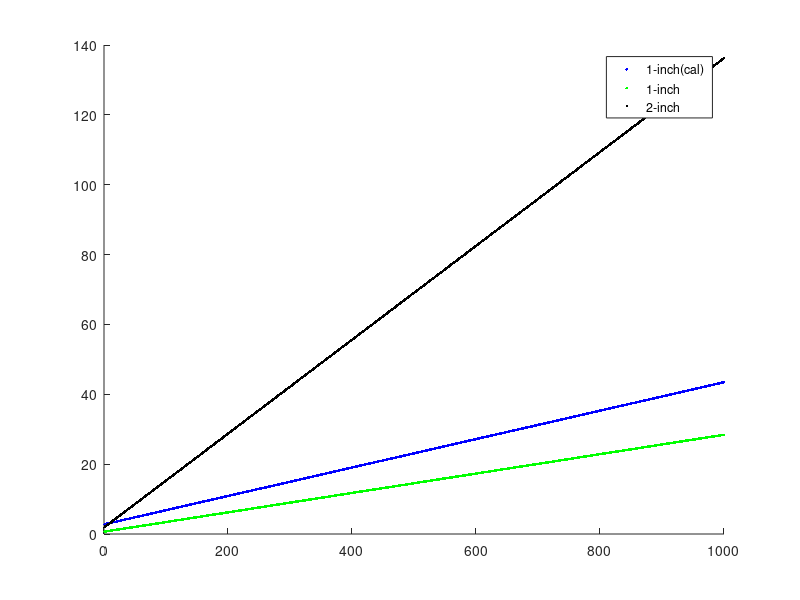

The MATLAB source for this figure:
% Values for 1 inch lines 
K1=0.44;
offset1=0.39;

% Values for 2 inch lines 
K2=2.13;
offset2=0.23;

% Pulses
pulses=1:1:1000;
fact_litres=3.78541;

% Spec for 1 inch
discharge1=fact_litres*((pulses/60+offset1)*K1);

% Spec for 2 inch
discharge2=fact_litres*((pulses/60+offset2)*K2);

% Local calibration 1 inch
discharge1c=0.0407*pulses + 2.7478;

% Plot
hold on
plot(pulses,discharge1c,'b.');
plot(pulses,discharge1,'g.');
plot(pulses,discharge2,'k.');
legend('1-inch(cal)','1-inch','2-inch');
hold off

